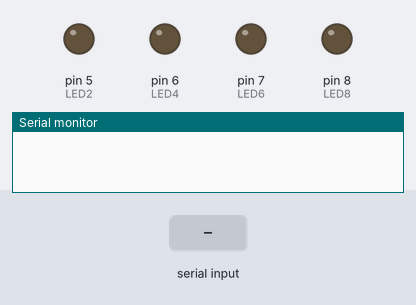
Simulated run of this sketch. Board: Arduino Uno, built with avr-gcc and run on an emulated ATmega328P. Shown: output pins drawn as LEDs (lit = HIGH), the last lines printed to the serial monitor. The test bench sets the inputs (shaded band).

Above: at 1.3 s.
1.4 s: "8" received over the second serial link
At 1.8 s:
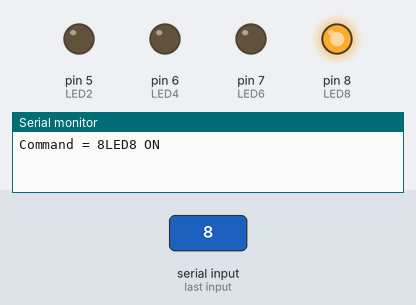
2.9 s: "5" received over the second serial link
At 4.1 s:
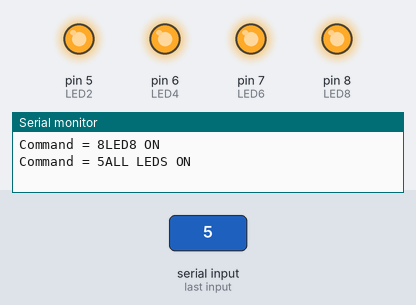
4.4 s: "0" received over the second serial link
At 5.3 s:
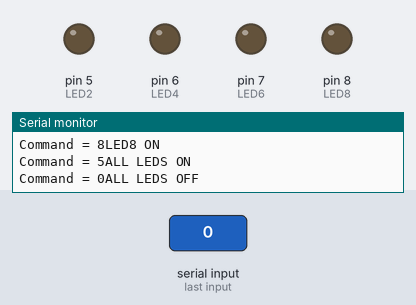
5.9 s: "6" received over the second serial link
At 6.4 s:
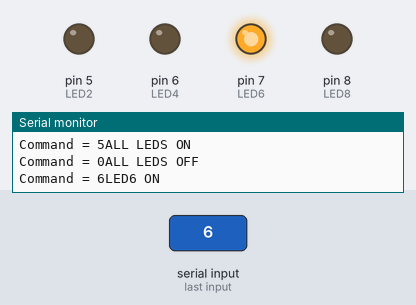
7.4 s: "4" received over the second serial link
At 8.6 s:
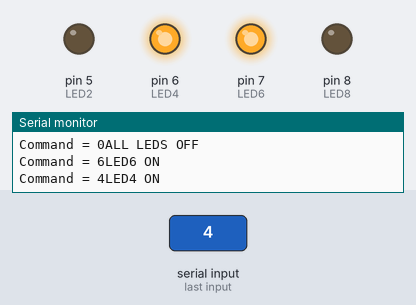
8.9 s: "2" received over the second serial link
At 9.9 s:
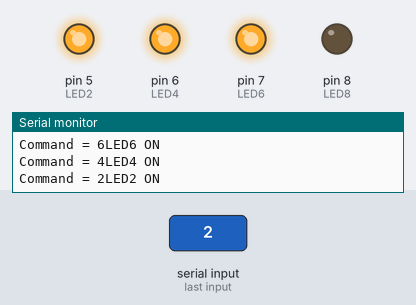
Timing chart, 0 to 11.4 s (numbered marks = the images above; inputs shaded):
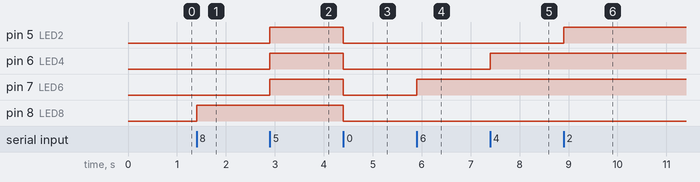

Measured:
- after the input at 1.4 s, pin 8 (LED8): LOW → HIGH at once
- after the input at 2.9 s, pin 5 (LED2), pin 6 (LED4), pin 7 (LED6): LOW → HIGH at once
- after the input at 4.4 s, pin 5 (LED2), pin 6 (LED4), pin 7 (LED6), pin 8 (LED8): HIGH → LOW at once
- after the input at 5.9 s, pin 7 (LED6): LOW → HIGH at once
- after the input at 7.4 s, pin 6 (LED4): LOW → HIGH at once
- after the input at 8.9 s, pin 5 (LED2): LOW → HIGH at once

The sketch:

week10_BT.ino
```cpp
#include <SoftwareSerial.h>

int bluetoothTx = 2;
int bluetoothRx = 3;
int LED8 = 8;
int LED6 = 7;
int LED4 = 6;
int LED2 = 5;

SoftwareSerial bluetooth(bluetoothTx, bluetoothRx);

void setup() {
  Serial.begin(9600);
  delay(100);
  bluetooth.begin(9600);
  pinMode(LED8, OUTPUT);
  pinMode(LED6, OUTPUT);
  pinMode(LED4, OUTPUT);
  pinMode(LED2, OUTPUT);
}

void loop() {
  char cmd;
  if(bluetooth.available())
  {
    cmd = (char)bluetooth.read();
    Serial.print("Command = ");
    Serial.print(cmd);

    if(cmd == '8')
    {
      Serial.println("LED8 ON");
      digitalWrite(LED8, HIGH);
    }
    if(cmd == '6')
    {
      Serial.println("LED6 ON");
      digitalWrite(LED6, HIGH);
    }
    if(cmd == '4')
    {
      Serial.println("LED4 ON");
      digitalWrite(LED4, HIGH);
    }
    if(cmd == '2')
    {
      Serial.println("LED2 ON");
      digitalWrite(LED2, HIGH);
    }
    if(cmd == '5')
    {
      Serial.println("ALL LEDS ON");
      digitalWrite(LED8, HIGH);
      digitalWrite(LED6, HIGH);
      digitalWrite(LED4, HIGH);
      digitalWrite(LED2, HIGH);
    }
    if(cmd == '0')
    {
      Serial.println("ALL LEDS OFF");
      digitalWrite(LED8, LOW);
      digitalWrite(LED6, LOW);
      digitalWrite(LED4, LOW);
      digitalWrite(LED2, LOW);
    }
  }
}
```
